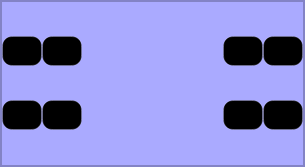
<?xml version="1.0" encoding="UTF-8"?>
<ui version="4.0">
 <class>MainWindow</class>
 <widget class="QMainWindow" name="MainWindow">
  <property name="geometry">
   <rect>
    <x>0</x>
    <y>0</y>
    <width>305</width>
    <height>167</height>
   </rect>
  </property>
  <property name="minimumSize">
   <size>
    <width>305</width>
    <height>167</height>
   </size>
  </property>
  <property name="maximumSize">
   <size>
    <width>305</width>
    <height>167</height>
   </size>
  </property>
  <property name="sizeIncrement">
   <size>
    <width>0</width>
    <height>0</height>
   </size>
  </property>
  <property name="windowTitle">
   <string>MainWindow</string>
  </property>
  <property name="styleSheet">
   <string notr="true">background-image: url(:/newPrefix/Mirai Nikki.jpeg);</string>
  </property>
  <widget class="QWidget" name="centralwidget">
   <property name="styleSheet">
    <string notr="true"/>
   </property>
   <layout class="QHBoxLayout" name="horizontalLayout">
    <property name="spacing">
     <number>0</number>
    </property>
    <property name="leftMargin">
     <number>0</number>
    </property>
    <property name="topMargin">
     <number>0</number>
    </property>
    <property name="rightMargin">
     <number>0</number>
    </property>
    <property name="bottomMargin">
     <number>0</number>
    </property>
    <item>
     <widget class="QFrame" name="frame">
      <property name="minimumSize">
       <size>
        <width>0</width>
        <height>0</height>
       </size>
      </property>
      <property name="maximumSize">
       <size>
        <width>1000</width>
        <height>1000</height>
       </size>
      </property>
      <property name="autoFillBackground">
       <bool>false</bool>
      </property>
      <property name="styleSheet">
       <string notr="true">background-color: rgb(170, 170, 255);</string>
      </property>
      <property name="frameShape">
       <enum>QFrame::StyledPanel</enum>
      </property>
      <property name="frameShadow">
       <enum>QFrame::Raised</enum>
      </property>
      <layout class="QHBoxLayout" name="horizontalLayout_2">
       <property name="spacing">
        <number>0</number>
       </property>
       <property name="leftMargin">
        <number>0</number>
       </property>
       <property name="topMargin">
        <number>0</number>
       </property>
       <property name="rightMargin">
        <number>0</number>
       </property>
       <property name="bottomMargin">
        <number>0</number>
       </property>
       <item>
        <widget class="QFrame" name="frame_9">
         <property name="minimumSize">
          <size>
           <width>0</width>
           <height>0</height>
          </size>
         </property>
         <property name="maximumSize">
          <size>
           <width>1000</width>
           <height>1000</height>
          </size>
         </property>
         <property name="layoutDirection">
          <enum>Qt::RightToLeft</enum>
         </property>
         <property name="styleSheet">
          <string notr="true">QPushButton{
	background-color: rgb(0, 0, 0);
     border: 1px solid rgba(255,255,255,40);
     border-radius:10px;
width: 15;
height: 15;
}
QPushButton:pressed{
background-color:rgba(255,255,255,70);
}</string>
         </property>
         <property name="frameShape">
          <enum>QFrame::StyledPanel</enum>
         </property>
         <property name="frameShadow">
          <enum>QFrame::Raised</enum>
         </property>
         <layout class="QGridLayout" name="gridLayout">
          <property name="leftMargin">
           <number>0</number>
          </property>
          <property name="topMargin">
           <number>0</number>
          </property>
          <property name="rightMargin">
           <number>0</number>
          </property>
          <property name="bottomMargin">
           <number>0</number>
          </property>
          <property name="spacing">
           <number>0</number>
          </property>
          <item row="0" column="1">
           <widget class="QPushButton" name="pushButton_12">
            <property name="minimumSize">
             <size>
              <width>40</width>
              <height>30</height>
             </size>
            </property>
            <property name="maximumSize">
             <size>
              <width>40</width>
              <height>30</height>
             </size>
            </property>
            <property name="font">
             <font>
              <pointsize>8</pointsize>
              <italic>true</italic>
             </font>
            </property>
            <property name="styleSheet">
             <string notr="true">image: url(:/newPrefix/purple-circle-svgrepo-com.svg);</string>
            </property>
            <property name="text">
             <string/>
            </property>
            <property name="iconSize">
             <size>
              <width>16</width>
              <height>16</height>
             </size>
            </property>
           </widget>
          </item>
          <item row="4" column="4">
           <widget class="QPushButton" name="pushButton_21">
            <property name="minimumSize">
             <size>
              <width>40</width>
              <height>30</height>
             </size>
            </property>
            <property name="maximumSize">
             <size>
              <width>40</width>
              <height>30</height>
             </size>
            </property>
            <property name="font">
             <font>
              <pointsize>8</pointsize>
              <italic>true</italic>
             </font>
            </property>
            <property name="styleSheet">
             <string notr="true">image:url(:/newPrefix/7036.970.png)</string>
            </property>
            <property name="text">
             <string/>
            </property>
            <property name="iconSize">
             <size>
              <width>16</width>
              <height>16</height>
             </size>
            </property>
           </widget>
          </item>
          <item row="4" column="1">
           <widget class="QPushButton" name="pushButton_19">
            <property name="minimumSize">
             <size>
              <width>40</width>
              <height>30</height>
             </size>
            </property>
            <property name="maximumSize">
             <size>
              <width>40</width>
              <height>30</height>
             </size>
            </property>
            <property name="styleSheet">
             <string notr="true">image: url(:/newPrefix/circle_PNG4.png)</string>
            </property>
            <property name="text">
             <string/>
            </property>
           </widget>
          </item>
          <item row="0" column="4">
           <widget class="QPushButton" name="pushButton_10">
            <property name="minimumSize">
             <size>
              <width>40</width>
              <height>30</height>
             </size>
            </property>
            <property name="maximumSize">
             <size>
              <width>40</width>
              <height>30</height>
             </size>
            </property>
            <property name="styleSheet">
             <string notr="true">
image: url(:/newPrefix/red-circle-svgrepo-com.svg);
</string>
            </property>
            <property name="text">
             <string/>
            </property>
           </widget>
          </item>
          <item row="0" column="2">
           <spacer name="horizontalSpacer">
            <property name="orientation">
             <enum>Qt::Horizontal</enum>
            </property>
            <property name="sizeHint" stdset="0">
             <size>
              <width>40</width>
              <height>20</height>
             </size>
            </property>
           </spacer>
          </item>
          <item row="0" column="0">
           <widget class="QPushButton" name="pushButton_13">
            <property name="minimumSize">
             <size>
              <width>40</width>
              <height>30</height>
             </size>
            </property>
            <property name="maximumSize">
             <size>
              <width>40</width>
              <height>30</height>
             </size>
            </property>
            <property name="styleSheet">
             <string notr="true">image: url(:/newPrefix/blue-circle-svgrepo-com.svg)</string>
            </property>
            <property name="text">
             <string/>
            </property>
           </widget>
          </item>
          <item row="0" column="3">
           <widget class="QPushButton" name="pushButton_11">
            <property name="minimumSize">
             <size>
              <width>40</width>
              <height>30</height>
             </size>
            </property>
            <property name="maximumSize">
             <size>
              <width>40</width>
              <height>30</height>
             </size>
            </property>
            <property name="styleSheet">
             <string notr="true">
image: url(:/newPrefix/green-circle-svgrepo-com.svg);</string>
            </property>
            <property name="text">
             <string/>
            </property>
           </widget>
          </item>
          <item row="4" column="0">
           <widget class="QPushButton" name="pushButton_18">
            <property name="minimumSize">
             <size>
              <width>40</width>
              <height>30</height>
             </size>
            </property>
            <property name="maximumSize">
             <size>
              <width>40</width>
              <height>30</height>
             </size>
            </property>
            <property name="styleSheet">
             <string notr="true">image: url(:/newPrefix/322557044025211.png)</string>
            </property>
            <property name="text">
             <string/>
            </property>
           </widget>
          </item>
          <item row="4" column="3">
           <widget class="QPushButton" name="pushButton_20">
            <property name="minimumSize">
             <size>
              <width>40</width>
              <height>30</height>
             </size>
            </property>
            <property name="maximumSize">
             <size>
              <width>40</width>
              <height>30</height>
             </size>
            </property>
            <property name="styleSheet">
             <string notr="true">image:url(:/newPrefix/orange.png)</string>
            </property>
            <property name="text">
             <string/>
            </property>
           </widget>
          </item>
         </layout>
        </widget>
       </item>
      </layout>
     </widget>
    </item>
   </layout>
  </widget>
 </widget>
 <resources>
  <include location="res.qrc"/>
 </resources>
 <connections/>
</ui>
